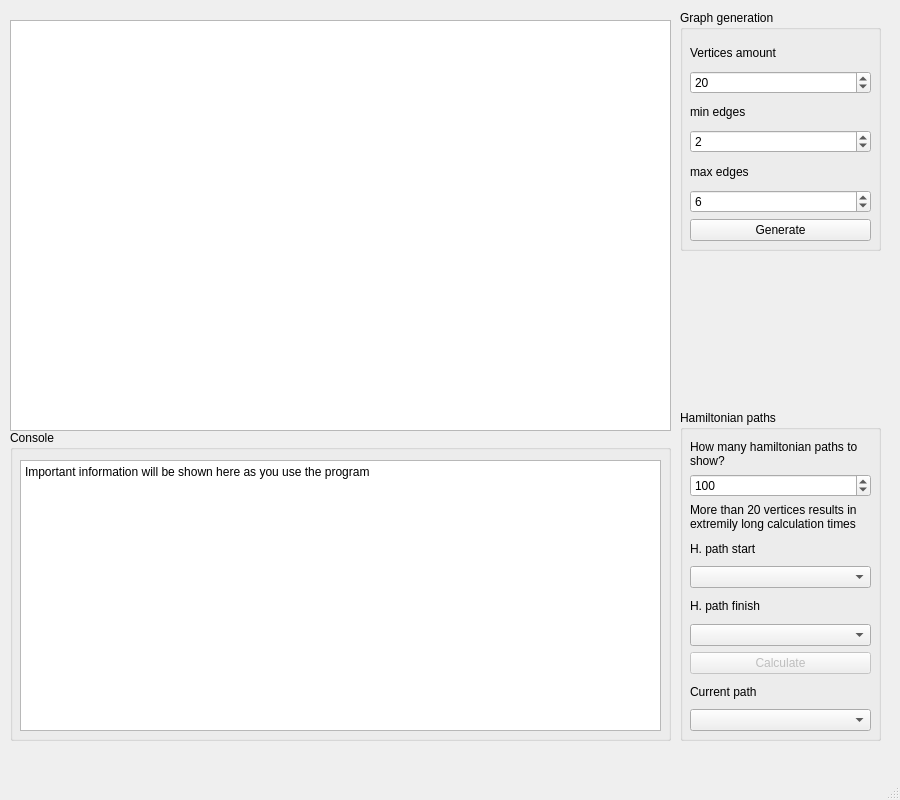
<?xml version="1.0" encoding="UTF-8"?>
<ui version="4.0">
 <class>MainWindow</class>
 <widget class="QMainWindow" name="MainWindow">
  <property name="enabled">
   <bool>true</bool>
  </property>
  <property name="geometry">
   <rect>
    <x>0</x>
    <y>0</y>
    <width>900</width>
    <height>800</height>
   </rect>
  </property>
  <property name="sizePolicy">
   <sizepolicy hsizetype="Fixed" vsizetype="Fixed">
    <horstretch>0</horstretch>
    <verstretch>0</verstretch>
   </sizepolicy>
  </property>
  <property name="minimumSize">
   <size>
    <width>900</width>
    <height>800</height>
   </size>
  </property>
  <property name="maximumSize">
   <size>
    <width>900</width>
    <height>800</height>
   </size>
  </property>
  <property name="windowTitle">
   <string>MainWindow</string>
  </property>
  <widget class="QWidget" name="centralwidget">
   <widget class="QGraphicsView" name="graphicsView">
    <property name="geometry">
     <rect>
      <x>10</x>
      <y>20</y>
      <width>661</width>
      <height>411</height>
     </rect>
    </property>
    <property name="sizePolicy">
     <sizepolicy hsizetype="Fixed" vsizetype="Fixed">
      <horstretch>0</horstretch>
      <verstretch>0</verstretch>
     </sizepolicy>
    </property>
   </widget>
   <widget class="QGroupBox" name="groupBox_generate">
    <property name="geometry">
     <rect>
      <x>680</x>
      <y>10</y>
      <width>201</width>
      <height>241</height>
     </rect>
    </property>
    <property name="title">
     <string>Graph generation</string>
    </property>
    <widget class="QWidget" name="verticalLayoutWidget">
     <property name="geometry">
      <rect>
       <x>10</x>
       <y>30</y>
       <width>181</width>
       <height>201</height>
      </rect>
     </property>
     <layout class="QVBoxLayout" name="verticalLayout_vNum">
      <item>
       <widget class="QLabel" name="label_vNum">
        <property name="text">
         <string>Vertices amount</string>
        </property>
        <property name="wordWrap">
         <bool>true</bool>
        </property>
       </widget>
      </item>
      <item>
       <widget class="QSpinBox" name="spinBox_vNum">
        <property name="minimum">
         <number>1</number>
        </property>
        <property name="maximum">
         <number>100</number>
        </property>
        <property name="value">
         <number>20</number>
        </property>
       </widget>
      </item>
      <item>
       <widget class="QLabel" name="label_eMin">
        <property name="text">
         <string>min edges</string>
        </property>
        <property name="wordWrap">
         <bool>true</bool>
        </property>
       </widget>
      </item>
      <item>
       <widget class="QSpinBox" name="spinBox_eMin">
        <property name="minimum">
         <number>0</number>
        </property>
        <property name="maximum">
         <number>100</number>
        </property>
        <property name="value">
         <number>2</number>
        </property>
       </widget>
      </item>
      <item>
       <widget class="QLabel" name="label_eMax">
        <property name="text">
         <string>max edges</string>
        </property>
        <property name="wordWrap">
         <bool>true</bool>
        </property>
       </widget>
      </item>
      <item>
       <widget class="QSpinBox" name="spinBox_eMax">
        <property name="minimum">
         <number>0</number>
        </property>
        <property name="maximum">
         <number>100</number>
        </property>
        <property name="value">
         <number>6</number>
        </property>
       </widget>
      </item>
      <item>
       <widget class="QPushButton" name="pushButton_generate">
        <property name="text">
         <string>Generate</string>
        </property>
       </widget>
      </item>
     </layout>
    </widget>
   </widget>
   <widget class="QGroupBox" name="groupBox_p">
    <property name="geometry">
     <rect>
      <x>680</x>
      <y>410</y>
      <width>201</width>
      <height>331</height>
     </rect>
    </property>
    <property name="title">
     <string>Hamiltonian paths</string>
    </property>
    <widget class="QWidget" name="verticalLayoutWidget_2">
     <property name="geometry">
      <rect>
       <x>10</x>
       <y>30</y>
       <width>181</width>
       <height>291</height>
      </rect>
     </property>
     <layout class="QVBoxLayout" name="verticalLayout_p">
      <item>
       <widget class="QLabel" name="label_pAmount">
        <property name="text">
         <string>How many hamiltonian paths to show?</string>
        </property>
        <property name="wordWrap">
         <bool>true</bool>
        </property>
       </widget>
      </item>
      <item>
       <widget class="QSpinBox" name="spinBox_pAmount">
        <property name="minimum">
         <number>1</number>
        </property>
        <property name="maximum">
         <number>1000</number>
        </property>
        <property name="value">
         <number>100</number>
        </property>
       </widget>
      </item>
      <item>
       <widget class="QLabel" name="label_pWarning">
        <property name="text">
         <string>More than 20 vertices results in extremily long calculation times</string>
        </property>
        <property name="wordWrap">
         <bool>true</bool>
        </property>
       </widget>
      </item>
      <item>
       <widget class="QLabel" name="label_pStart">
        <property name="text">
         <string>H. path start</string>
        </property>
       </widget>
      </item>
      <item>
       <widget class="QComboBox" name="comboBox_pStart"/>
      </item>
      <item>
       <widget class="QLabel" name="label_pStart_pFinish">
        <property name="text">
         <string>H. path finish</string>
        </property>
       </widget>
      </item>
      <item>
       <widget class="QComboBox" name="comboBox_pFinish"/>
      </item>
      <item>
       <widget class="QPushButton" name="pushButton_calculate">
        <property name="enabled">
         <bool>false</bool>
        </property>
        <property name="text">
         <string>Calculate</string>
        </property>
       </widget>
      </item>
      <item>
       <widget class="QLabel" name="label_pStart_pFinish_2">
        <property name="text">
         <string>Current path</string>
        </property>
       </widget>
      </item>
      <item>
       <widget class="QComboBox" name="comboBox_pNum"/>
      </item>
     </layout>
    </widget>
   </widget>
   <widget class="QGroupBox" name="groupBox_console">
    <property name="geometry">
     <rect>
      <x>10</x>
      <y>430</y>
      <width>661</width>
      <height>311</height>
     </rect>
    </property>
    <property name="title">
     <string>Console</string>
    </property>
    <widget class="QTextEdit" name="textEdit_console">
     <property name="geometry">
      <rect>
       <x>10</x>
       <y>30</y>
       <width>641</width>
       <height>271</height>
      </rect>
     </property>
     <property name="readOnly">
      <bool>true</bool>
     </property>
     <property name="html">
      <string>&lt;!DOCTYPE HTML PUBLIC &quot;-//W3C//DTD HTML 4.0//EN&quot; &quot;http://www.w3.org/TR/REC-html40/strict.dtd&quot;&gt;
&lt;html&gt;&lt;head&gt;&lt;meta name=&quot;qrichtext&quot; content=&quot;1&quot; /&gt;&lt;meta charset=&quot;utf-8&quot; /&gt;&lt;style type=&quot;text/css&quot;&gt;
p, li { white-space: pre-wrap; }
hr { height: 1px; border-width: 0; }
li.unchecked::marker { content: &quot;\2610&quot;; }
li.checked::marker { content: &quot;\2612&quot;; }
&lt;/style&gt;&lt;/head&gt;&lt;body style=&quot; font-family:'Segoe UI'; font-size:9pt; font-weight:400; font-style:normal;&quot;&gt;
&lt;p style=&quot; margin-top:0px; margin-bottom:0px; margin-left:0px; margin-right:0px; -qt-block-indent:0; text-indent:0px;&quot;&gt;Important information will be shown here as you use the program&lt;/p&gt;&lt;/body&gt;&lt;/html&gt;</string>
     </property>
     <property name="placeholderText">
      <string/>
     </property>
    </widget>
   </widget>
  </widget>
  <widget class="QMenuBar" name="menubar">
   <property name="geometry">
    <rect>
     <x>0</x>
     <y>0</y>
     <width>900</width>
     <height>21</height>
    </rect>
   </property>
  </widget>
  <widget class="QStatusBar" name="statusbar"/>
 </widget>
 <resources/>
 <connections/>
</ui>
